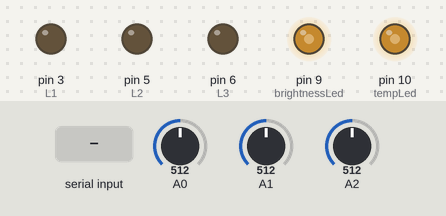
Bench run of a sketch on a simulated Arduino Uno, built with avr-gcc and run on an emulated ATmega328P. On the bench: output pins drawn as LEDs (lit = HIGH). The test bench sets the inputs (shaded band); at power-on: A0 = 512, A2 = 512, A1 = 512. What the sketch prints to the serial monitor is not drawn.

Above: at 1.2 s.
1.3 s: A0 set to 716
At 2.5 s:
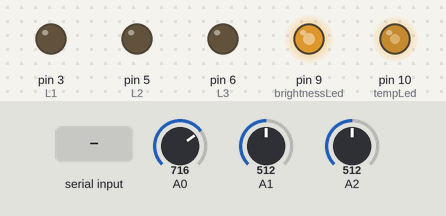
2.8 s: A2 set to 716
At 3.6 s:
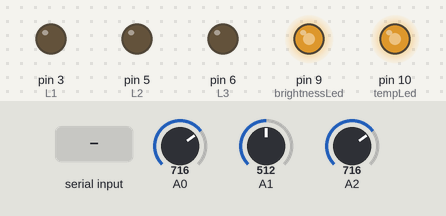
4.3 s: "$\n" received over Serial
At 4.7 s:
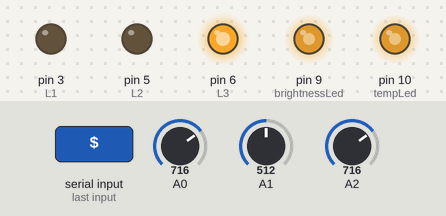
5.8 s: byte 97 ('a') received over Serial
At 6.9 s:
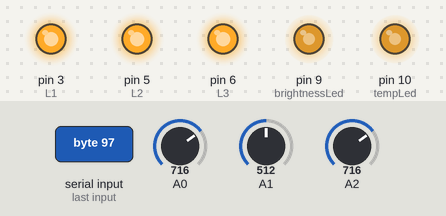
7.3 s: A0 set to 900
At 7.6 s:
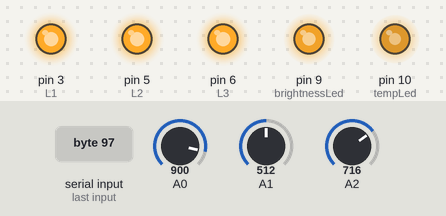
8.8 s: byte 36 ('$') received over Serial
At 10.1 s:
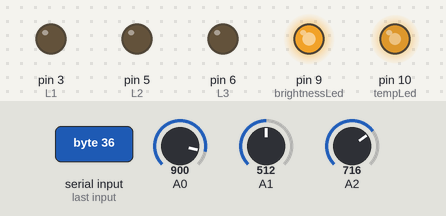
Timing chart, 0 to 11.3 s (numbered marks = the images above; inputs shaded):
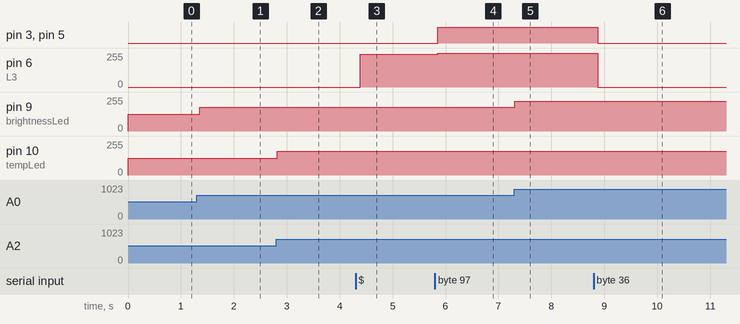

Measured:
- after the input at 1.3 s, pin 9 (brightnessLed): 127/255 → 178/255 after 0.06 s
- after the input at 2.8 s, pin 10 (tempLed): 127/255 → 178/255 at once
- after the input at 4.3 s, pin 6 (L3): 0/255 → 245/255 after 0.09 s
- after the input at 5.8 s, pin 3 (L1), pin 5 (L2): LOW → HIGH after 0.05 s; pin 6 (L3): 245/255 → 255/255 after 0.05 s
- after the input at 7.3 s, pin 9 (brightnessLed): 178/255 → 224/255 at once
- after the input at 8.8 s, pin 3 (L1), pin 5 (L2): HIGH → LOW after 0.08 s; pin 6 (L3): 255/255 → 0/255 after 0.08 s

The sketch:

temp-brightness-rgb.ino
```cpp
int brightnessLed=9;
int brightnessSensorValue = 0;

int tempLed = 10;
float tempLedSensorValue = 0;

int L1 = 3, L2 = 5, L3 = 6;
int wait=0;

void setup() {

  Serial.begin(9600);

  // declare the ledPin as an OUTPUT:
  pinMode(L1, OUTPUT);
  pinMode(L2, OUTPUT);
  pinMode(L3, OUTPUT);

  pinMode(brightnessLed, OUTPUT);
  pinMode(tempLed, OUTPUT);
}

void loop() {
  sendSensorUpdates();

  if(Serial.available())
  {
      char c = Serial.read();
      byte r = Serial.read();
      byte g = Serial.read();
      byte b = Serial.read();

    switch(c)
    {
      case '#':
      brightnessSensorValue = 0;
      tempLedSensorValue = 0;
      sendSensorUpdates();
      break;
      case '$':
      analogWrite(L3, 255-r);
      analogWrite(L1, 255-g);
      analogWrite(L2, 255-b);
      break;

    case 'a':
    case 1:
     digitalWrite(L1,HIGH);
     analogWrite(L2,255);
     digitalWrite(L3,HIGH);
    break;
    case 'b':
    case 2:
     digitalWrite(L1,0);
     digitalWrite(L2,0);
     digitalWrite(L3,HIGH);
    break;
    case 'c':
    case 3:
     analogWrite(L1,0);
     analogWrite(L2,0);
     analogWrite(L3,255);
    break;
    case '\n':
    case '\r':
    case 0:
    break;
    default:
    break;
     analogWrite(L1,HIGH);
     analogWrite(L2,HIGH);
     analogWrite(L3,HIGH);
     break;
    }
  }
  delay(100);
}

float newVal = 0;
float inp= 0;
float celsius = 0;

void sendSensorUpdates()
{
  int n = analogRead(A0);

  if(abs(n - brightnessSensorValue) > 1)
  {
    analogWrite(brightnessLed, ((float)n / 1024) * 255);
    brightnessSensorValue = n;
    //Serial.print("Brightness:\t");    Serial.println(n);
    Serial.write(255);
    Serial.write((byte*)&n,2);
  }
  delay(2);
  analogRead(A1);
  delay(2);
  newVal = analogRead(A2);

  if(fabs(tempLedSensorValue - newVal) > 1)
  {
    tempLedSensorValue = newVal;
    inp = (newVal * 5000.0) / 1024.0;
    celsius = inp / 10.0;
    analogWrite(tempLed, ((float)newVal / 1024.0) * 255.0);
    //Serial.print("Temperature:\t");    Serial.println(celsius,2);

    Serial.write(254);
    Serial.write((byte)celsius);
    Serial.write(celsius < 0 ? 1 : 0);
  }
}
```
